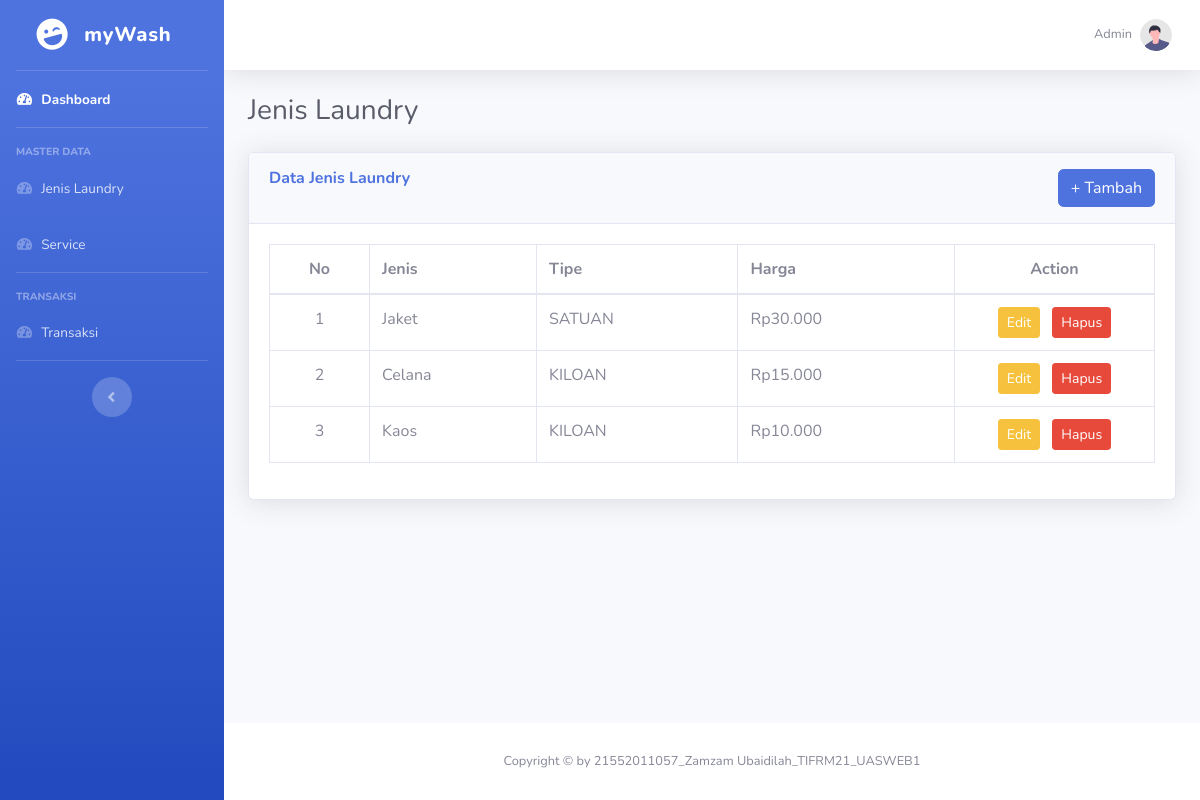
Page /laundry/index.php (signed in) on the committed database.
### tables this page shows
CREATE TABLE `laundry` (
  `id` int(11) NOT NULL,
  `admin_id` int(11) NOT NULL,
  `name` varchar(100) NOT NULL,
  `price` float NOT NULL,
  `type` enum('KILOAN','SATUAN') NOT NULL
);

### lib/Laundry.php (called while the page is built, shortened)
<?php
class Laundry extends Connection
{
  private $conn;
  private $admin;
  public function __construct($db)
  {
    $this->conn = $db;
    $this->admin = $_COOKIE['cookie_admin'];
  }
  public function get()
  {
    $query = $this->conn->prepare("SELECT * FROM laundry where admin_id = ? order by id desc");
    $query->execute([$this->admin]);
    $data = $query->fetchAll();
    return $data;
  }
}

### funtion.php (called while the page is built, shortened)
<?php
function rupiah($angka)
{
  $hasil_rupiah = "Rp" . number_format($angka, 0, ',', '.');
  return $hasil_rupiah;
}

### laundry/index.php (the view, shortened to what this page needs)
<?php
require_once('../funtion.php');
require_once('../lib/Connection.php');
if (!isset($_COOKIE['cookie_admin'])) {
  header("Location: login.php");
  exit();
} else {
  $db = new Connection();
  $conn = $db->connect();
  $tbl = new Laundry($conn);
  $rows = $tbl->get();
}
?>
<!DOCTYPE html>
<html lang="en">
<?php $title = "Jenis Laundry";
include "../templates/header.php"; ?>
<body id="page-top">
  <div id="wrapper">
    <?php include "../templates/sidebar.php"; ?>
    <div id="content-wrapper" class="d-flex flex-column">
      <div id="content">
        <?php include "../templates/navbar.php"; ?>
        <div class="container-fluid">
          <?php include "../templates/page_heading.php"; ?>
          <div class="card shadow mb-4">
            <div class="card-header py-3">
              <div class="d-flex justify-content-between">
                <h6 class="m-0 font-weight-bold text-primary">Data Jenis Laundry</h6>
                <div class="d-flex gap-2">
                  <button class="btn btn-primary" data-toggle="modal" data-target="#modal-laundry">+ Tambah</button>
                </div>
              </div>
            </div>
            <div class="card-body">
              <div class="table-responsive">
                <table class="table table-bordered" id="dataTable" width="100%" cellspacing="0">
                  <thead>
                    <tr>
                      <th style="width: 100px; text-align: center">No</th>
                      <th>Jenis</th>
                      <th>Tipe</th>
                      <th>Harga</th>
                      <th style="width: 200px; text-align: center">Action</th>
                    </tr>
                  </thead>
                  <tbody>
                    <?php foreach ($rows as $index => $item) { ?>
                      <tr>
                        <td style="width: 100px; text-align: center"><?= $index + 1; ?></td>
                        <td><?= $item['name']; ?></td>
                        <td><?= $item['type']; ?></td>
                        <td><?= rupiah($item['price']); ?></td>
                        <td style="width: 200px; text-align: center">
                          <button id="tombol-edit" class="btn btn-sm btn-warning mr-2" data-toggle="modal" data-target="#modal-laundry-update" data-id="<?= $item['id']; ?>" data-name="<?= $item['name']; ?>" data-type="<?= $item['type']; ?>" data-price="<?= $item['price']; ?>">Edit</button>
                          <button id="tombol-delete" class="btn btn-sm btn-danger" data-toggle="modal" data-target="#modal-delete" data-id="<?= $item['id']; ?>">Hapus</button>
                        </td>
                      </tr>
                    <?php } ?>
                  </tbody>
                </table>
              </div>
            </div>
          </div>
        </div>
      </div>
      <?php include "../templates/footer.php"; ?>
    </div>
  </div>
</body>
</html>

### rows in the picture
laundry: name "Jaket", type "SATUAN", price "Rp30.000"
laundry: name "Celana", type "KILOAN", price "Rp15.000"
laundry: name "Kaos", type "KILOAN", price "Rp10.000"

### other values in the picture
$name "Admin"
$title "Jenis Laundry"
